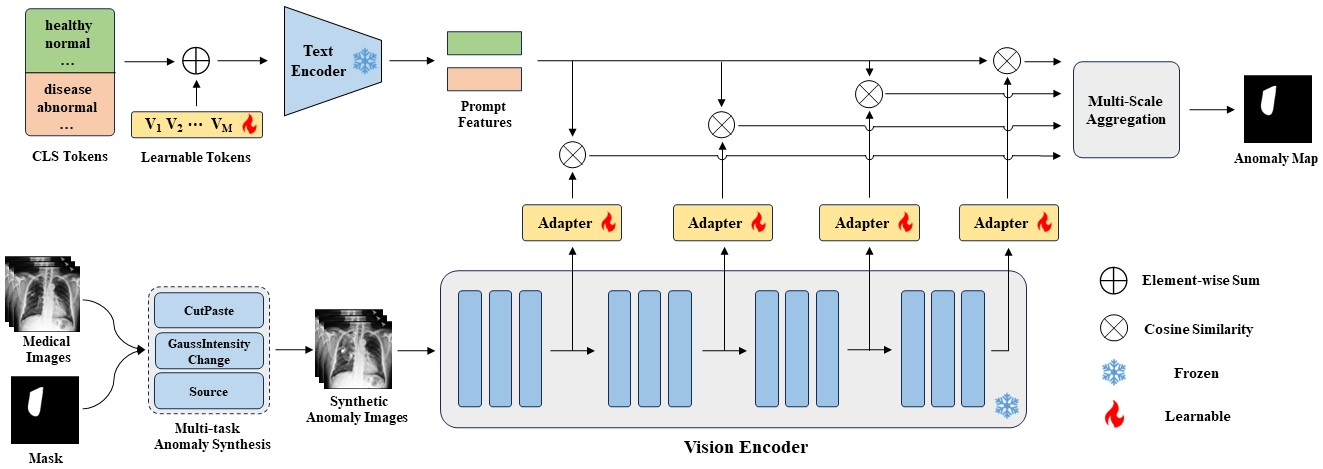
#> input picture assets/pipeline.jpg, 1323 x 469 px
$ python -i cutpaste_adapter.py   (imports and definitions only)
#> lines starting #> are read from the running program, lines starting #| are printed output that depends on the picture
### cutpaste.py
import random  # 导入随机数生成模块，用于数据增强中的随机操作
import math  # 导入数学函数模块，用于几何计算
from torchvision import transforms  # 导入PyTorch的图像变换模块
import torch  # 导入PyTorch深度学习框架
from PIL import Image  # 导入Python图像处理库
import matplotlib.pyplot as plt  # 导入绘图库，用于可视化结果
import numpy as np  # 导入数值计算库

# [12 lines left out: function cut_paste_collate_fn, not called in this run]

class CutPaste(object):
    """
    CutPaste数据增强的基类
    CutPaste是一种自监督学习的数据增强方法，通过从图像中剪切区域并粘贴到其他位置来创建异常样本
    """
    def __init__(self, colorJitter=0.1, transform=None):
        """
        初始化CutPaste基类

        Args:
            colorJitter: 颜色抖动强度，控制增强区域的颜色变化程度
            transform: 额外的图像变换函数，可在CutPaste操作后应用
        """
        self.transform = transform  # 保存图像变换函数
        if colorJitter is None:  # 如果颜色抖动参数为None
            self.colorJitter = None  # 则不使用颜色抖动
        else:
            # 创建颜色抖动变换对象，调整亮度、对比度、饱和度和色调
            self.colorJitter = transforms.ColorJitter(
                brightness=colorJitter,  # 亮度变化范围
                contrast=colorJitter,   # 对比度变化范围
                saturation=colorJitter,  # 饱和度变化范围
                hue=colorJitter         # 色调变化范围
            )

    # [15 lines left out: function __call__, not called in this run]

class CutPasteNormal(CutPaste):
    """
    标准CutPaste数据增强类
    从图像中随机剪切一个矩形区域并粘贴到图像的其他位置
    模拟局部组织替换或移位造成的异常
    """
    def __init__(self, area_ratio=[0.02, 0.15], aspect_ratio=0.3, **kwargs):
        """
        初始化标准CutPaste增强

        Args:
            area_ratio: 剪切区域面积占总图像面积的比例范围 [最小值, 最大值]
            aspect_ratio: 剪切区域的长宽比参数，控制形状的偏扁或偏长
            **kwargs: 传递给父类的其他参数
        """
        super(CutPasteNormal, self).__init__(**kwargs)  # 调用父类初始化
        self.area_ratio = area_ratio  # 保存面积比例范围
        self.aspect_ratio = aspect_ratio  # 保存长宽比参数

    def __call__(self, img):
        """
        执行标准CutPaste增强操作

        Args:
            img: 输入的PIL图像

        Returns:
            tuple: (原始图像, 增强图像) 的元组
        """
        h = img.size[0]  # 获取图像高度
        w = img.size[1]  # 获取图像宽度
        ratio_area = random.uniform(self.area_ratio[0], self.area_ratio[1]) * w * h  # 计算剪切区域的实际面积

        # 计算长宽比的对数范围，用于后续随机采样
        log_ratio = torch.log(torch.tensor((self.aspect_ratio, 1 / self.aspect_ratio)))
        # 在对数空间中随机采样长宽比，确保分布均匀
        aspect = torch.exp(torch.empty(1).uniform_(log_ratio[0], log_ratio[1])).item()

        # 根据面积和长宽比计算剪切区域的宽度和高度
        cut_w = int(round(math.sqrt(ratio_area * aspect)))  # 计算剪切宽度
        cut_h = int(round(math.sqrt(ratio_area / aspect)))  # 计算剪切高度

        # 随机选择剪切区域的起始位置（确保不超出图像边界）
        from_location_h = int(random.uniform(0, h - cut_h))  # 垂直方向起始位置
        from_location_w = int(random.uniform(0, w - cut_w))  # 水平方向起始位置

        # 定义剪切区域的边界框 [左, 上, 右, 下]
        box = [from_location_w, from_location_h, from_location_w + cut_w, from_location_h + cut_h]
        patch = img.crop(box)  # 从原图中剪切出补丁区域

        if self.colorJitter:  # 如果启用了颜色抖动
            patch = self.colorJitter(patch)  # 对剪切补丁应用颜色抖动，增加多样性

        # 随机选择粘贴位置（确保不超出图像边界）
        to_location_h = int(random.uniform(0, h - cut_h))  # 粘贴位置的垂直坐标
        to_location_w = int(random.uniform(0, w - cut_w))  # 粘贴位置的水平坐标

        # 定义粘贴区域的边界框
        insert_box = [to_location_w, to_location_h, to_location_w + cut_w, to_location_h + cut_h]
        augmented = img.copy()  # 创建图像副本用于增强
        augmented.paste(patch, insert_box)  # 将补丁粘贴到新位置

        return super().__call__(img, augmented)  # 调用父类方法返回原图和增强图

class CutPasteScar(CutPaste):
    """
    疤痕状CutPaste数据增强类
    生成类似疤痕或条带状的异常，通过旋转的矩形补丁模拟线性损伤
    适用于模拟医学图像中的疤痕、导管、血管等线性结构异常
    """
    def __init__(self, width=[2, 16], height=[10, 25], rotation=[-45, 45], **kwargs):
        """
        初始化疤痕状CutPaste增强

        Args:
            width: 剪切区域的宽度范围 [最小值, 最大值]
            height: 剪切区域的高度范围 [最小值, 最大值]
            rotation: 旋转角度范围 [最小角度, 最大角度]，单位：度
            **kwargs: 传递给父类的其他参数
        """
        super(CutPasteScar, self).__init__(**kwargs)  # 调用父类初始化
        self.width = width  # 保存宽度范围
        self.height = height  # 保存高度范围
        self.rotation = rotation  # 保存旋转角度范围

    # [45 lines left out: function __call__, not called in this run]

class CutPasteUnion(object):
    """
    CutPaste联合增强类
    随机选择使用标准CutPaste或疤痕状CutPaste进行数据增强
    提供更多样化的异常类型，增强模型的泛化能力
    """
    # [34 lines left out: functions __init__, __call__, not called in this run]

class CutPaste3Way(object):
    """
    CutPaste三路增强类
    同时生成标准CutPaste和疤痕状CutPaste两种增强结果
    提供更丰富的训练数据，适用于需要多类型异常的场景
    """
    def __init__(self, **kwargs):
        """
        初始化CutPaste三路增强

        Args:
            **kwargs: 包含所有CutPaste参数的字典
        """
        # 筛选出标准CutPaste需要的参数
        normal_kwargs = {k: v for k, v in kwargs.items()
                        if k in ['area_ratio', 'aspect_ratio', 'colorJitter', 'transform']}
        # 筛选出疤痕状CutPaste需要的参数
        scar_kwargs = {k: v for k, v in kwargs.items()
                      if k in ['width', 'height', 'rotation', 'colorJitter', 'transform']}

        # 创建标准CutPaste实例
        self.normal = CutPasteNormal(**normal_kwargs)
        # 创建疤痕状CutPaste实例
        self.scar = CutPasteScar(**scar_kwargs)

    def __call__(self, img):
        """
        执行三路CutPaste增强操作

        Args:
            img: 输入的PIL图像

        Returns:
            tuple: (原始图像, 标准增强图像, 疤痕状增强图像) 的三元组
        """
        # 对原图应用标准CutPaste增强
        org, cutpaste_normal = self.normal(img)
        # 对原图应用疤痕状CutPaste增强（注意：这里使用原图，不是增强后的图）
        _, cutpaste_scar = self.scar(img)
        # 返回原图和两种不同的增强结果
        return org, cutpaste_normal, cutpaste_scar

# 测试代码保持不变
# [157 lines that do not run on import are left out]

### datasets/cutpaste_adapter.py
"""
CutPaste适配器，使其兼容medsyn.tasks的接口
"""
import numpy as np
from PIL import Image
import random

class CutPasteWrapper:
    """
    将CutPaste包装成与medsyn.tasks相同的接口
    原接口：task(image) -> (augmented_image, mask)
    新接口：CutPaste(image) -> (original, augmented) 或 (original, normal_aug, scar_aug)
    """

    def __init__(self, cutpaste_type='3way', **cutpaste_kwargs):
        """
        参数:
            cutpaste_type: 'normal', 'scar', '3way'
            cutpaste_kwargs: 传递给CutPaste的参数
        """
        import sys
        sys.path.append('.')
        from cutpaste import CutPasteNormal, CutPasteScar, CutPaste3Way

        self.cutpaste_type = cutpaste_type

        if cutpaste_type == 'normal':
            self.cutpaste = CutPasteNormal(**cutpaste_kwargs)
        elif cutpaste_type == 'scar':
            self.cutpaste = CutPasteScar(**cutpaste_kwargs)
        elif cutpaste_type == '3way':
            self.cutpaste = CutPaste3Way(**cutpaste_kwargs)
        else:
            raise ValueError(f"Unknown cutpaste_type: {cutpaste_type}")

    def __call__(self, image):
        """
        输入: numpy array图像 (H, W) 或 (H, W, 1)
        输出: (augmented_image, mask)
        """
        # 将numpy数组转换为PIL图像
        if len(image.shape) == 2:  # (H, W)
            pil_image = Image.fromarray(image).convert('L').convert('RGB')
        elif len(image.shape) == 3 and image.shape[2] == 1:  # (H, W, 1)
            pil_image = Image.fromarray(image[:,:,0]).convert('L').convert('RGB')
        else:
            pil_image = Image.fromarray(image).convert('RGB')

        # 应用CutPaste增强
        if self.cutpaste_type == '3way':
            original, normal_aug, scar_aug = self.cutpaste(pil_image)

            # 随机选择一种增强结果
            if random.random() < 0.5:
                augmented = normal_aug
            else:
                augmented = scar_aug
        else:
            original, augmented = self.cutpaste(pil_image)

        # 生成对应的mask（CutPaste区域的掩码）
        mask = self._generate_mask(original, augmented)

        # 将PIL图像转回numpy数组
        augmented_np = np.array(augmented)

        # 如果需要灰度图，转换为单通道
        if len(image.shape) == 2 or (len(image.shape) == 3 and image.shape[2] == 1):
            augmented_np = augmented_np.mean(axis=2).astype(np.uint8)

        return augmented_np, mask

    def _generate_mask(self, original, augmented):
        """
        生成一个简单的掩码，标记修改过的区域
        这是一个简化版本，实际应用中可能需要更精确的掩码
        """
        import numpy as np

        orig_np = np.array(original)
        aug_np = np.array(augmented)

        # 计算像素差异
        if len(orig_np.shape) == 3:
            diff = np.abs(orig_np.astype(float) - aug_np.astype(float)).mean(axis=2)
        else:
            diff = np.abs(orig_np.astype(float) - aug_np.astype(float))

        # 创建二值掩码
        mask = (diff > 10).astype(np.float32)

        return mask

>>> import cv2
>>> picture = cv2.imread('../assets/pipeline.jpg', cv2.IMREAD_GRAYSCALE)
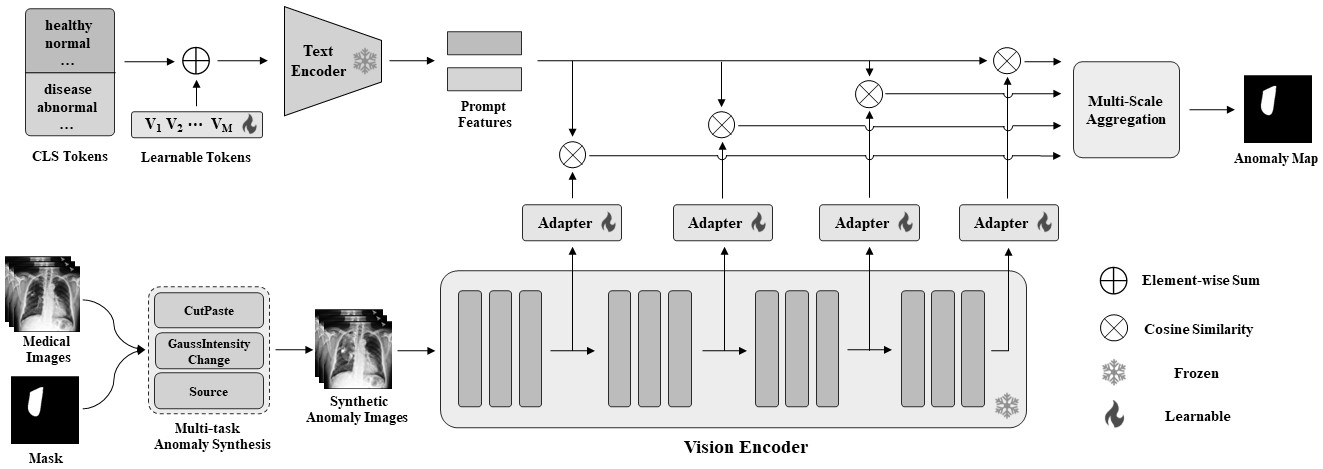
#> picture: shape (469, 1323); min 0, max 255, mean 231.9
>>> result = CutPasteWrapper()(picture)
#> (the call stopped at in __init__, `self.colorJitter = transforms.ColorJitter( brightness=colorJitter,`: torchvision is not available in this run)
#> (the call stopped at in __init__, `self.colorJitter = transforms.ColorJitter( brightness=colorJitter,`: torchvision is not available in this run)
#> (the run stopped early here; a loop or call above may not have finished)
